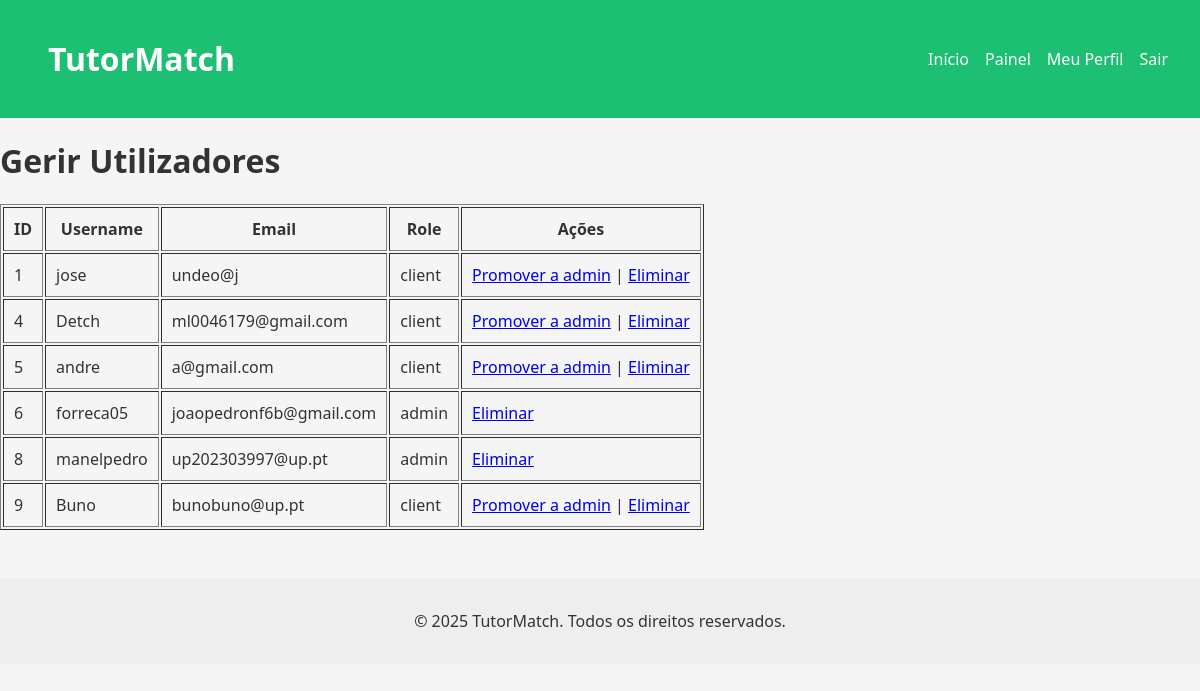
The page /pages/manage_users.php (signed in) on the database as committed earlier.
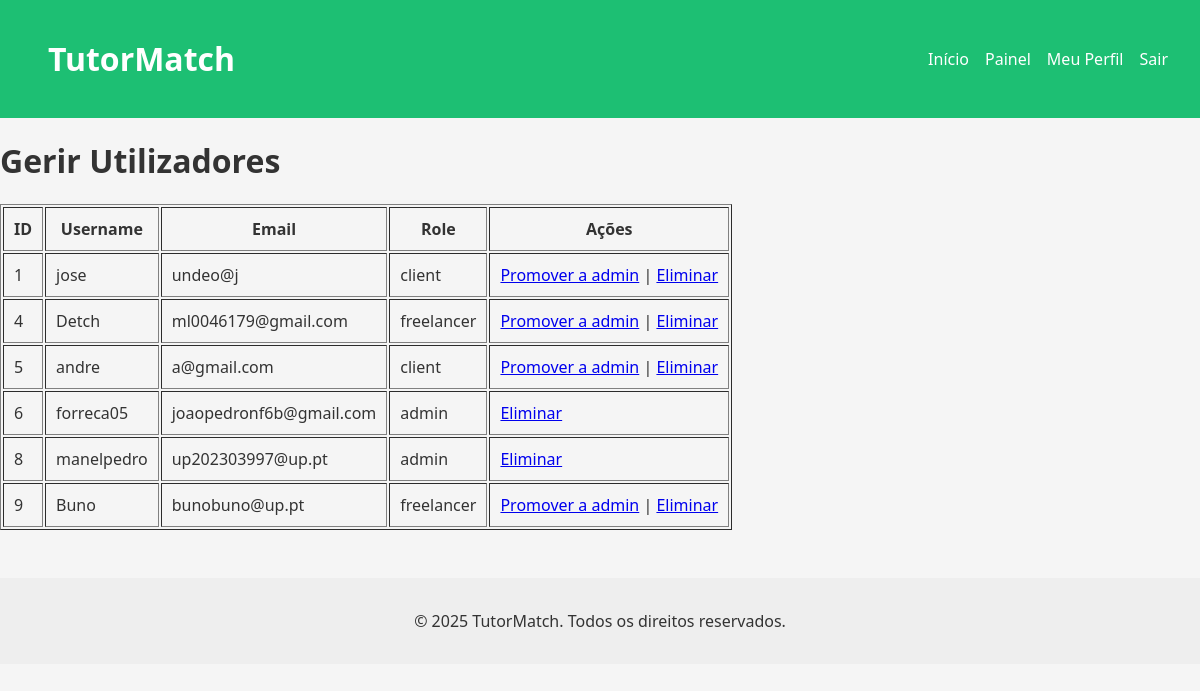
The same page on the database as committed later.
### tables this page shows
CREATE TABLE users (
            id INTEGER PRIMARY KEY AUTOINCREMENT,
            username TEXT NOT NULL UNIQUE,
            password TEXT NOT NULL,
            email TEXT NOT NULL UNIQUE,
            role TEXT DEFAULT 'client', -- client, freelancer, admin
            name TEXT,
            profile_pic TEXT DEFAULT '../img/default.jpeg' -- Adiciona a coluna profile_pic
        );

### pages/manage_users.php (the view, shortened to what this page needs)
<?php
require_once '../database/db.php';
$stmt = $db->query("SELECT id, username, email, role FROM users");
$users = $stmt->fetchAll();
?>
<?php include_once '../includes/header.php'; ?>
<h1>Gerir Utilizadores</h1>
<table border="1" cellpadding="10">
    <tr>
        <th>ID</th>
        <th>Username</th>
        <th>Email</th>
        <th>Role</th>
        <th>Ações</th>
    </tr>
    <?php foreach ($users as $user): ?>
    <tr>
        <td><?php echo htmlspecialchars($user['id']); ?></td>
        <td><?php echo htmlspecialchars($user['username']); ?></td>
        <td><?php echo htmlspecialchars($user['email']); ?></td>
        <td><?php echo htmlspecialchars($user['role']); ?></td>
        <td>
            <?php if ($user['role'] !== 'admin'): ?>
                <a href="../actions/promote_user.php?id=<?php echo $user['id']; ?>">Promover a admin</a> |
            <?php endif; ?>
            <a href="../actions/delete_user.php?id=<?php echo $user['id']; ?>" onclick="return confirm('Tem a certeza que quer eliminar?')">Eliminar</a>
        </td>
    </tr>
    <?php endforeach; ?>
</table>
<?php include_once '../includes/footer.php'; ?>

Rows that differ between the two databases and show on the page:
changed users "Detch": role "client" → "freelancer"
changed users "Buno": role "client" → "freelancer"
